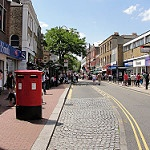
#> input picture data/color/1653.jpg, 150 x 150 px; its folder holds 4 pictures in this run
$ python spilt.py
#> lines starting #> are read from the running program, lines starting #| are printed output that depends on the picture
import os
import cv2
import shutil
import random

# -----------------------------
# Cấu hình
# -----------------------------
SRC_COLOR_DIR = "data/color"
DST_ROOT = "dataset"
SPLITS = {"train": 0.8, "val": 0.1, "test": 0.1}  # Tỷ lệ
IMG_EXTS = (".png", ".jpg", ".jpeg")

# -----------------------------
# Tạo folder
# -----------------------------
for split in SPLITS.keys():
    os.makedirs(os.path.join(DST_ROOT, split, "color"), exist_ok=True)
    os.makedirs(os.path.join(DST_ROOT, split, "gray"), exist_ok=True)

# -----------------------------
# Lấy tất cả ảnh màu
# -----------------------------
all_files = [f for f in sorted(os.listdir(SRC_COLOR_DIR)) if f.lower().endswith(IMG_EXTS)]
random.shuffle(all_files)

n_total = len(all_files)
n_train = int(SPLITS["train"] * n_total)
n_val   = int(SPLITS["val"] * n_total)

# -----------------------------
# Chia file
# -----------------------------
splits_files = {
    "train": all_files[:n_train],
    "val": all_files[n_train:n_train+n_val],
    "test": all_files[n_train+n_val:]
}

# -----------------------------
# Copy ảnh màu và tạo ảnh xám
# -----------------------------
for split, files in splits_files.items():
    for f in files:
        src_path = os.path.join(SRC_COLOR_DIR, f)

        # Copy ảnh màu
        dst_color_path = os.path.join(DST_ROOT, split, "color", f)
        shutil.copy(src_path, dst_color_path)

        # Tạo ảnh grayscale (L channel)
        img_color = cv2.imread(src_path)
#> img_color is the input picture: shape (150, 150, 3); mean B, G, R 134.9, 136.3, 141.9
        img_gray = cv2.cvtColor(img_color, cv2.COLOR_BGR2GRAY)
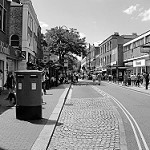
#> img_gray: shape (150, 150); min 0, max 255, mean 137.8
#> pass 3 of the loop `for split, files in splits_files.items():`:
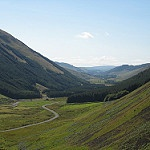
#> input picture data/color/1932.jpg, 150 x 150 px
#> img_color is the input picture: shape (150, 150, 3); mean B, G, R 132.6, 138.5, 127.1
#> `img_gray = cv2.cvtColor(img_color, cv2.COLOR_BGR2GRAY)`:
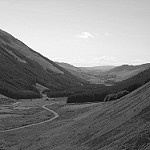
#> img_gray: shape (150, 150); min 3, max 255, mean 134.4
        dst_gray_path = os.path.join(DST_ROOT, split, "gray", f)
        cv2.imwrite(dst_gray_path, img_gray)

print("Dataset chuẩn bị xong!")
